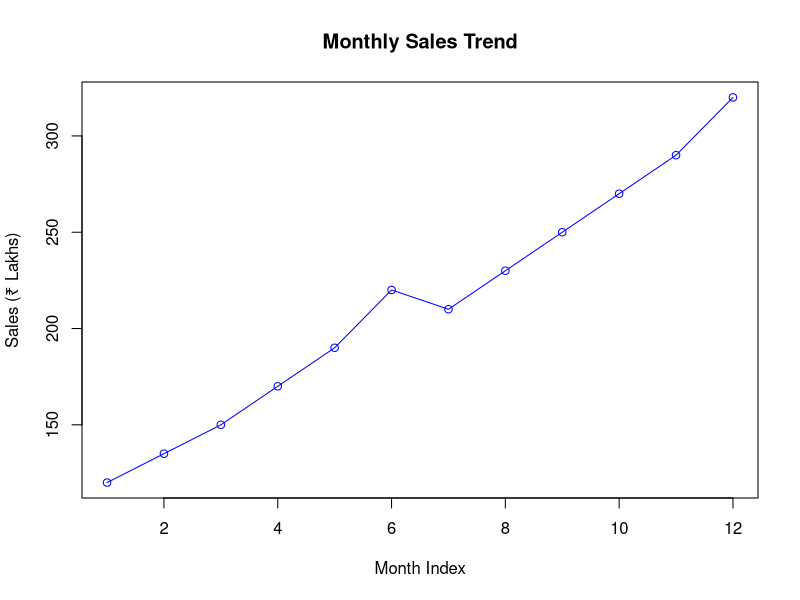
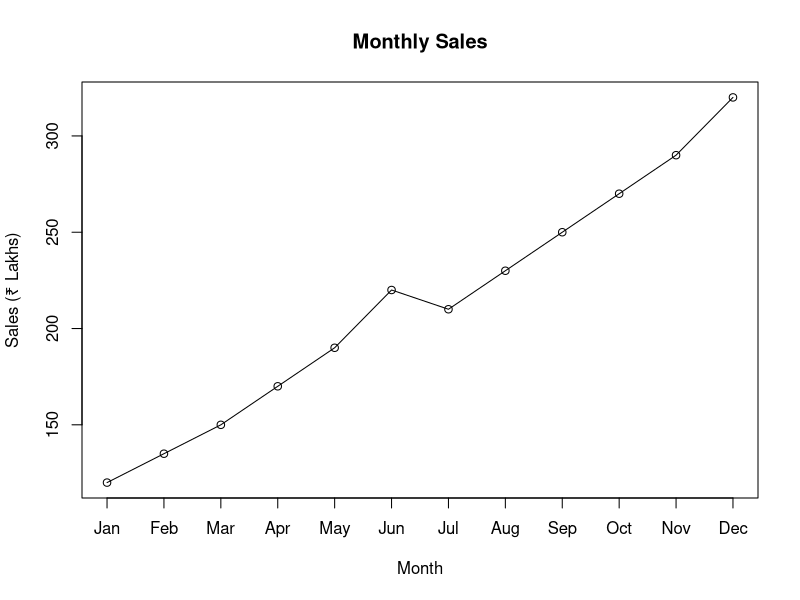
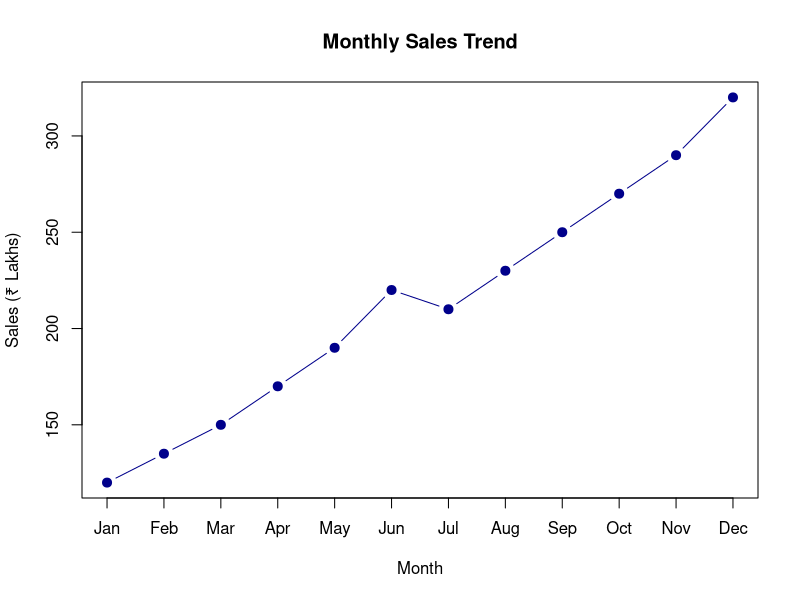
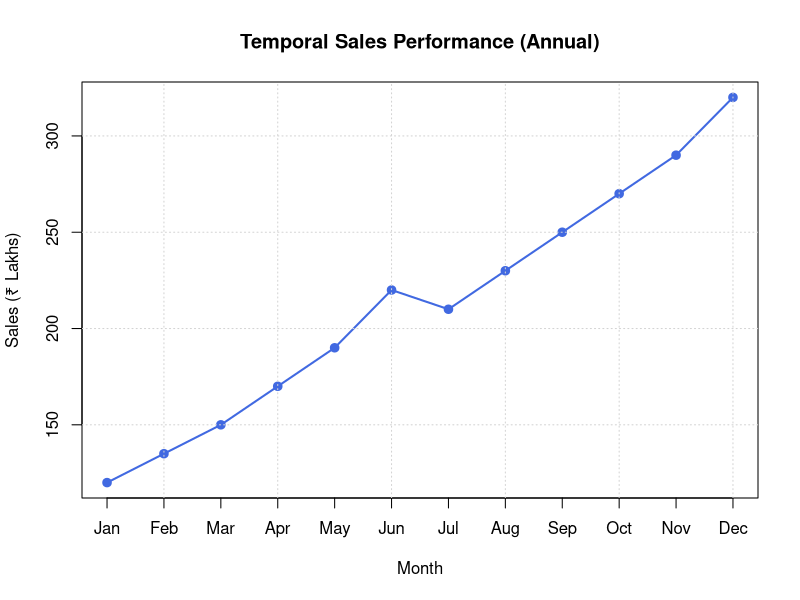

Write R code to recreate these figures, in order.
# Q1: Create Base Line Chart
sales_data <- data.frame(
  Month = c("Jan", "Feb", "Mar", "Apr", "May", "Jun", "Jul", "Aug", "Sep", "Oct", "Nov", "Dec"),
  Sales = c(120, 135, 150, 170, 190, 220, 210, 230, 250, 270, 290, 320)
)

plot(sales_data$Sales, type = "o", col = "blue", 
     main = "Monthly Sales Trend", xlab = "Month Index", ylab = "Sales (₹ Lakhs)")
# Q2: Add Custom Month Names
plot(sales_data$Sales, type = "o", xaxt = "n",
     main = "Monthly Sales", xlab = "Month", ylab = "Sales (₹ Lakhs)")
axis(1, at = 1:12, labels = sales_data$Month)
# Q3: Line chart with solid filled points (pch = 19)
plot(sales_data$Sales, type = "b", pch = 19, col = "darkblue", cex = 1.2, xaxt = "n",
     main = "Monthly Sales Trend", xlab = "Month", ylab = "Sales (₹ Lakhs)")
axis(1, at = 1:12, labels = sales_data$Month)
# Q4: Complete Temporal Chart with Grid Lines & Axis Labels
plot(sales_data$Sales, type = "o", pch = 19, col = "royalblue", lwd = 2,
     xaxt = "n", xlab = "Month", ylab = "Sales (₹ Lakhs)",
     main = "Temporal Sales Performance (Annual)")
axis(1, at = 1:12, labels = sales_data$Month, las = 1)
grid(nx = NULL, ny = NULL, col = "lightgray", lty = "dotted")
